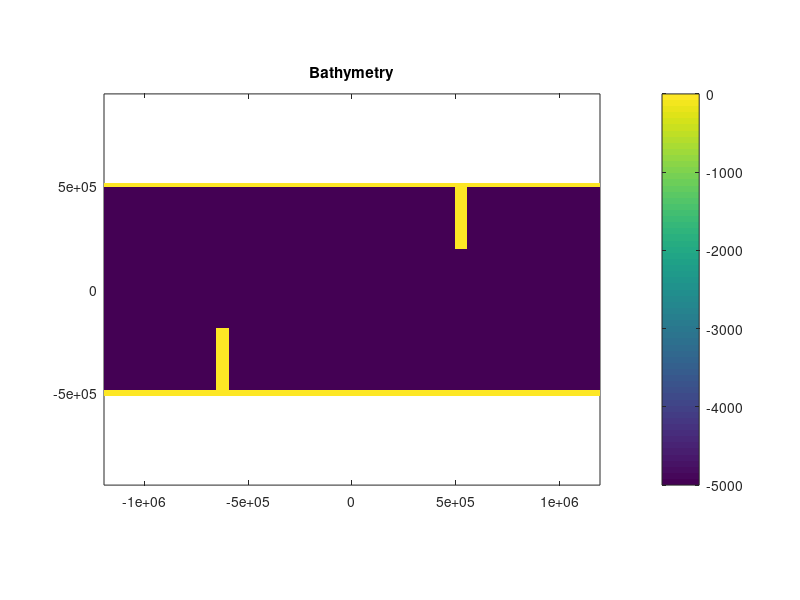
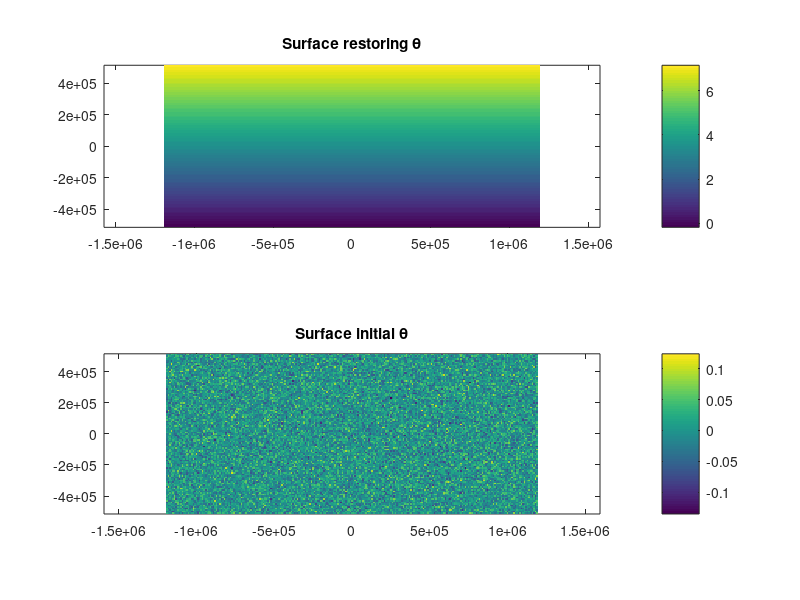
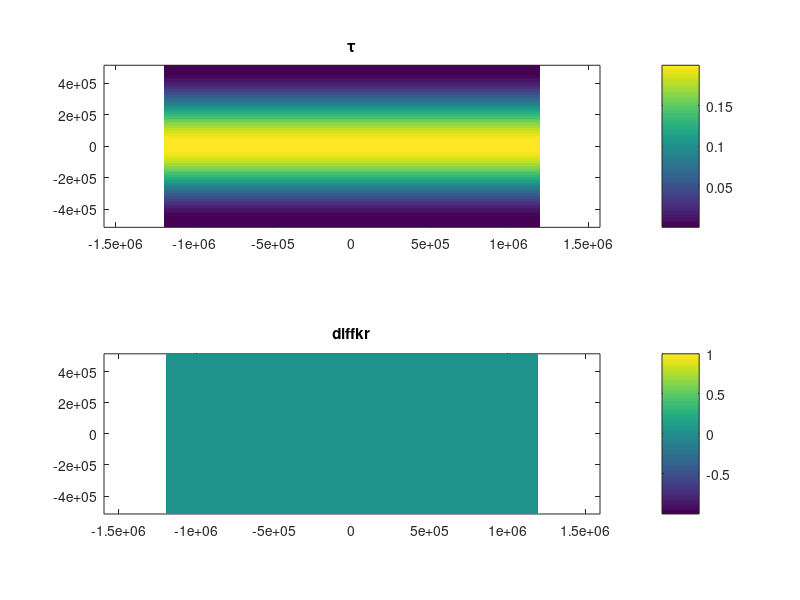

Source code (MATLAB) for these figures, in order:
%% ------------------------------------------------------------------------
% DRM, 04/08/11.
% m-file: gen_so_inputs.m

% This m-file is for generating the input files for a channel model of the
% ACC including a ridge and two (optional) obstacles, one on the northern
% boundary and one on the southern boundary. Restoring zones to the north and
% south can also be separatley activated and deactivated.

%% ------------------------------------------------------------------------
% Flush the memory.

clc;
clear;
close all;

%% ------------------------------------------------------------------------
% Make some specifications of the problem Im going to create my inputs for.
% Breakdown of the file path into units.
name.directory = './';
name.problem = 'so-010km-jet/flatb/';

% Choose whether to output the inputs or not.
output = 1;

% Choose whether files should be output as big-endian or little-endian.
format = 'b';

% Select bathymetry options.
ridge = 0;
north = 1;
south = 1;

%% ------------------------------------------------------------------------
% Problem dependent parameters.

% Choose the amplitude of the temperature variations.
dtheta = 7.;

% Choose the wind stress magnitude.
tau0 = 0.20;
tau1 = 0.0;

% Choose the amplitude of the surface heat flux.
hflux0 = 10.;

% Choose the e-folding scale for the stratification.
z0 = 1000.;

% Half-width of the ridge.
Lr = 500.E3;

% Height of the ridge.
Hr = 0.;

% Latitudinal extent of the barriers.
LbN = 300.E3   %LbN = 1000.E3; % Barrier extending south from Northern boundary.
LbS = 300.E3   %LbS = 1000.E3; % Barrier externing north from Southern boundary,

%% ------------------------------------------------------------------------
% Grid spacing in degrees and the number of vertical levels.
dx = 10.E3;
dy = dx;
dz = [ 10.0000, 11.3752, 12.9394, 14.7188, 16.7429, 19.0453, 21.6643, ...
    24.6435, 28.0323, 31.8872, 36.2722, 41.2602, 46.9342, 53.3883, ...
    60.7301, 69.0814, 78.5812, 89.3874, 101.6795, 115.6621, 131.5674, ...
    149.6600, 170.2406, 193.6514, 220.8552, ...
    250.0000, 250.0000, 250.0000, 250.0000, 250.0000, ...
    250.0000, 250.0000, 250.0000, 250.0000, ...
    250.0000, 250.0000, 250.0000, 250.0000 ];
  
% Specify the number of extra grid points to have outside of the channel.
kx = 0;
ky_north = 3;
ky_south = 3;

% pi to machine precision.
pi = 4.0*atan( 1.0 );

%% ------------------------------------------------------------------------
% Specify the parameters that define the channel dimensions.

% Length of the channel.
%Lx = 9600.E3;
Lx = 2400.E3;

% Width of the channel.
%Ly = 2000.E3;
Ly = 980.E3;

% Depth of the channel.
Lz = 5000.;

% Set the number of grid boxes.
nx = Lx/dx + kx;
ny = Ly/dy + ky_north + ky_south;
nz = 38;

% Calculate the x and y locations of the tracer points.
x = repmat( dx*( (1:1:nx)'-0.5 ) - 0.5*Lx, [ 1 ny nz ] );
y = repmat( dy*( (1:1:ny)-0.5 ) - 0.5*Ly-ky_south*dy, [ nx 1 nz ] );

% Calculate the Coriolis frequency, normalised by f0.
f = ( -1.11E-4 + 1.47E-11*y(:,:,1) ) / -1.11E-4;

% Calculate the depth of the tracer points.
z = NaN( nx, ny, nz );

% Set depth of first level.
z( :, :, 1 ) = 0.5*dz( 1 );

% Loop over remaining depths.
for k = 2:1:nz;
    z( :, :, k ) = z( :, :, k-1 ) + 0.5*( dz( k-1 ) + dz( k ) );
end;

% Set the depth to negative.
z = -z;

%% ------------------------------------------------------------------------
% Define the bathymetry.

% Begin with a flat bottom at 5000 m.
depth = -Lz*ones( nx, ny );

% Use the bathymetry flags to set any obstacles.

% Add ridge across centre of channel.
if ridge    
    for j = 1:1:ny;
        for i = 1:1:nx
            if x( i, j, 1 ) > -Lr && x( i, j, 1 ) < Lr
                depth( i, j ) = -Lz ...
                    + 0.5*Hr*( 1. + cos( pi*x( i, j, 1 )/Lr ) );
            else
                depth( i, j ) = -Lz;
            end;
        end;
    end;
end;

% Add continent to southern boundary.
if south
    by = LbS/dy;
    depth( 55:60, 1+ky_south:by+ky_south ) = 0.;
    disp(1+ky_south);
    disp(by+ky_south);
end;
% Add continent to the northern boundary.
if north
    by = LbN/dy;
    depth( 170:175, end-ky_north-by+1:end-ky_north ) = 0.;
    disp(-ky_north-by+1);
    disp(-ky_north);
end;
% Put a solid wall on the northern boundary.
depth( :, end-ky_north+1:end ) = 0.;
% Put a solid wall on the southern boundary.
depth( :, 1:ky_south ) = 0.;
%% ------------------------------------------------------------------------
% Generate the spatially varying restoring mask.

mask = zeros(nx,ny,nz);

% Set the surface layer to restoring everywhere.
mask( :, :, 1 ) = 1.;

%% ------------------------------------------------------------------------
% Generate the idealised temperature stratification, used as both an initial
% condition and for the restoring temperature in the sponge regions.

% Linear gradient at surface with exponential decay at depth and 0oC at
% the southern boundary (similar to Abernathey et al., 2011).
t = dtheta * ( (y+.5*Ly)/Ly ) .* ( exp( z/z0 ) - exp( -Lz/z0 ) ) / ...
    ( 1. - exp( -Lz/z0 ) );

%% ------------------------------------------------------------------------
% Construct an initial temperature distribution with a little bit of white
% gaussian noise added; this helps encourage instability.

% Preallocate for speed.
noisyt = NaN( size( t ) );

% Add some white Gaussian noise to the initial temperature.
for k = 1:1:nz;
    noisyt( :, :, k ) = awgn( t( :, :, k ), 30 );
end;

% Make sure there is no water colder than 0.25oC.
%noisyt( noisyt < 0.25 ) = 0.25;

%% ------------------------------------------------------------------------
% Calculate the idealised wind stress profile.

tau = tau0*0.5*( 1. + cos( 2.0*pi*y( :, :, 1 )/Ly ) ) + tau1;
%tau = f.*tau0.*ones( nx, ny );

tauy = 0.25*tau0*exp( -0.5*x( :, :, 1 ).*x( :, :, 1 )/250000.E6 );

%% ------------------------------------------------------------------------
% Generate surface heat flux.

hflux = -hflux0*sin( pi*y( :, :, 1 )/Ly );

% ------------------------------------------------------------------------
% Generate the spatially varying diapycnal diffusivity.

diffkr = 1.E-5*ones(nx,ny,nz);

% RF - I don't think we want this, as want it to mimic actual land...
% % Increase the diapycnal diffusivity in the northern sponge regions.
% %peak_diff = 5.E-3
% peak_diff = 10.E-3
% %increased_diff_length = 150.E3
% increased_diff_length = 75.E3
% 
% disp(Ly/2 - increased_diff_length)
% 
% for j = 1:1:ny;
%   if y( 1, j ) > (Ly/2 - increased_diff_length)  % Want peak at land edge (490)
%       %disp(y(1,j))
%       diffkr( :, j, : ) = 1.E-5 ...
%           + 0.5*peak_diff*( 1 + cos( pi*( y(:,j,:) - .5*Ly )/increased_diff_length ) ) ...
%           - 0.5*1.E-5*( 1 + cos( pi*( y(:,j,:) - .5*Ly )/increased_diff_length ) );
%       %disp(diffkr(1,j,1))
%   end;
% end;

%% ------------------------------------------------------------------------

% Draw a map of the bathymetry.
figure;
pcolor( x( :, :, 1 ), y ( :, :, 1 ), depth );
shading flat;
axis equal tight;
colorbar;
title( 'Bathymetry' );

%% ------------------------------------------------------------------------

% Draw a map of the surface forcing.
figure;

subplot( 211 );
pcolor( x( :, :, 1 ), y ( :, :, 1 ), t( :, :, 1 ) );
shading flat;
axis equal tight;
colorbar;
title( 'Surface restoring \theta' );

subplot( 212 );
pcolor( x( :, :, 1 ), y ( :, :, 1 ), noisyt( :, :, 1 )-t( :, :, 1 ) );
shading flat;
axis equal tight;
colorbar;
title( 'Surface initial \theta' );

figure;

subplot( 211 );
pcolor( x( :, :, 1 ), y ( :, :, 1 ), tau( :, :, 1 ) );
shading flat;
axis equal tight;
colorbar;
title( '\tau' );

subplot( 212 );
pcolor( x( :, :, 1 ), y ( :, :, 1 ), diffkr( :, :, 1 ) );
shading flat;
axis equal tight;
colorbar;
title( 'diffkr' );

%% ------------------------------------------------------------------------
% Read out the depths into a binary bathymetry file.

if output;
    %out_file = fullfile( name.directory, name.problem, 'input/bathy.bin' );
    out_file = 'bathy.bin'
    % Open the file for writing only.
    [ fid message ] = fopen( out_file, 'w', format );
    % Reshape the bathymetry into a single column.
    output_data = reshape( depth, nx*ny, 1 );
    %Write it out.
    fwrite( fid, output_data, 'float32' );
    % Close the file.
    fclose( fid );
end;

%% ------------------------------------------------------------------------
% Read out the restoring mask to binary file.

if output;
    %out_file = fullfile( name.directory, name.problem, 'input/mask.bin' );
    out_file = 'mask.bin'
    % Open the file for writing only.
    [ fid message ] = fopen( out_file, 'w', format );
    % Reshape the bathymetry into a single column.
    output_data = reshape( mask, nx*ny*nz, 1 );
    %Write it out.
    fwrite( fid, output_data, 'float32' );
    % Close the file.
    fclose( fid );
end;

%% ------------------------------------------------------------------------
% Read out the diapycnal diffusivity map to binary file.

if output;
    %out_file = fullfile( name.directory, name.problem, 'input/diffkr.bin' );
    out_file = 'diffkr.bin'
    % Open the file for writing only.
    [ fid message ] = fopen( out_file, 'w', format );
    % Reshape the bathymetry into a single column.
    output_data = reshape( diffkr, nx*ny*nz, 1 );
    %Write it out.
    fwrite( fid, output_data, 'float32' );
    % Close the file.
    fclose( fid );
end;

%% ------------------------------------------------------------------------
% Read out the restoring temperature to binary file.

if output;
    %out_file = fullfile( name.directory, name.problem, 'input/'t.bin' );
    out_file = 't.bin'
    % Open the file for writing only.
    [ fid message ] = fopen( out_file, 'w', format );
    % Reshape the bathymetry into a single column.
    output_data = reshape( t, nx*ny*nz, 1 );
    %Write it out.
    fwrite( fid, output_data, 'float32' );
    % Close the file.
    fclose( fid );
end;

%% ------------------------------------------------------------------------
% Read out the noisy intital temperature to binary file.

if output;
    %out_file = fullfile( name.directory, name.problem, 'input/noisyt.bin' );
    out_file = 'noisyt.bin'
    % Open the file for writing only.
    [ fid message ] = fopen( out_file, 'w', format );
    % Reshape the bathymetry into a single column.
    output_data = reshape( noisyt, nx*ny*nz, 1 );
    %Write it out.
    fwrite( fid, output_data, 'float32' );
    % Close the file.
    fclose( fid );
end;

%% ------------------------------------------------------------------------
% Read out the SURFACE FIELD of the noisy intital temperature to binary file.

if output;
    %out_file = fullfile( name.directory, name.problem, 'input/noisyt.bin' );
    out_file = 'noisytSurf.bin'
    % Open the file for writing only.
    [ fid message ] = fopen( out_file, 'w', format );
    % Reshape the bathymetry into a single column.
    output_data = reshape( noisyt( :, :, 1 ), nx*ny, 1 );
    %Write it out.
    fwrite( fid, output_data, 'float32' );
    % Close the file.
    fclose( fid );
end;
%% ------------------------------------------------------------------------
% Read out the wind stress to binary file.

if output;
    out_file = fullfile( name.directory, name.problem, 'input/tau.bin' );
    out_file = 'tau.bin'
    % Open the file for writing only.
    [ fid message ] = fopen( out_file, 'w', format );
    % Reshape the bathymetry into a single column.
    output_data = reshape( tau, nx*ny, 1 );
    %Write it out.
    fwrite( fid, output_data, 'float32' );
    % Close the file.
    fclose( fid );
end;

%% ------------------------------------------------------------------------
% % Read out the surface heat flux to binary file.
% 
% if output;
%     out_file = fullfile( name.directory, name.problem, 'input/hflux.bin' );
%     % Open the file for writing only.
%     [ fid message ] = fopen( out_file, 'w', format );
%     % Reshape the bathymetry into a single column.
%     output_data = reshape( hflux, nx*ny, 1 );
%     %Write it out.
%     fwrite( fid, output_data, 'float32' );
%     % Close the file.
%     fclose( fid );
% end;

%% ------------------------------------------------------------------------
